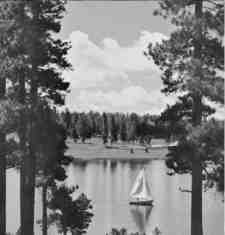
#> input picture natural_scene.png, 225 x 235 px, found by its file name
$ python kirsh_sobel.py
#> lines starting #> are read from the running program, lines starting #| are printed output that depends on the picture; after the words box and inside, x2 and y2 are one past the last pixel; in counts of white or black regions, pixels touching at a corner belong together
#> further down, image is the input picture: shape (235, 225); min 0, max 254, mean 125.3
import cv2
import numpy as np
import matplotlib.pyplot as plt

def kirsch_filter(image, threshold):
#> called with threshold = 0.2
    x,y = image.shape
#> x = 235; y = 225
    list=[]
    kirsch = np.zeros((x,y))
    for i in range(2,x-1):
        for j in range(2,y-1):
            d1 = np.square((-3) * image[i - 1, j - 1] - 3 * image[i - 1, j] + 5 * image[i - 1, j + 1] -
                  3 * image[i, j - 1] + 5 * image[i, j + 1] - 3 * image[i + 1, j - 1] -
                  3 * image[i + 1, j] + 5 * image[i + 1, j + 1])
            d2 = np.square((-3) * image[i - 1, j - 1] + 5 * image[i - 1, j] + 5 * image[i - 1, j + 1] -
                  3 * image[i, j - 1] + 5 * image[i, j + 1] - 3 * image[i + 1, j - 1] -
                  3 * image[i + 1, j] - 3 * image[i + 1, j + 1])
            d3 = np.square(5 * image[i - 1, j - 1] + 5 * image[i - 1, j] + 5 * image[i - 1, j + 1] -
                  3 * image[i, j - 1] - 3 * image[i, j + 1] - 3 * image[i + 1, j - 1] -
                  3 * image[i + 1, j] - 3 * image[i + 1, j + 1])
            d4 = np.square(5 * image[i - 1, j - 1] + 5 * image[i - 1, j] - 3 * image[i - 1, j + 1] +
                  5 * image[i, j - 1] - 3 * image[i, j + 1] - 3 * image[i + 1, j - 1] -
                  3 * image[i + 1, j] - 3 * image[i + 1, j + 1])
            d5 = np.square(5 * image[i - 1, j - 1] - 3 * image[i - 1, j] - 3 * image[i - 1, j + 1] +
                  5 * image[i, j - 1] - 3 * image[i, j + 1] + 5 * image[i + 1, j - 1] -
                  3 * image[i + 1, j] - 3 * image[i + 1, j + 1])
            d6 = np.square((-3) * image[i - 1, j - 1] - 3 * image[i - 1, j] - 3 * image[i - 1, j + 1] +
                  5 * image[i, j - 1] - 3 * image[i, j + 1] + 5 * image[i + 1, j - 1] +
                  5 * image[i + 1, j] - 3 * image[i + 1, j + 1])
            d7 = np.square((-3) * image[i - 1, j - 1] - 3 * image[i - 1, j] - 3 * image[i - 1, j + 1] -
                  3 * image[i, j - 1] - 3 * image[i, j + 1] + 5 * image[i + 1, j - 1] +
                  5 * image[i + 1, j] + 5 * image[i + 1, j + 1])
            d8 = np.square((-3) * image[i - 1, j - 1] - 3 * image[i - 1, j] - 3 * image[i - 1, j + 1] -
                  3 * image[i, j - 1] + 5 * image[i, j + 1] - 3 * image[i + 1, j - 1] +
                  5 * image[i + 1, j] + 5 * image[i + 1, j + 1])

            list=[d1, d2, d3, d4, d5, d6, d7, d8]
            kirsch[i,j]= int(np.sqrt(max(list)))
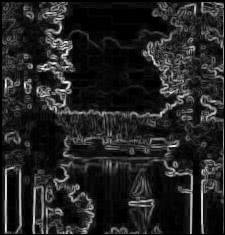
#> kirsch: shape (235, 225) float64; min 0, max 2249, mean 310; drawn with min black and max white

    for i in range(x):
        for j in range(y):
            if kirsch[i,j]>255*threshold:
                kirsch[i,j]=255
            else:
                kirsch[i,j]=0
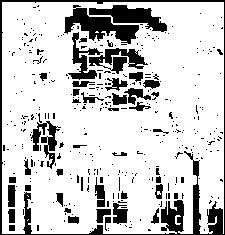
#> kirsch: shape (235, 225) float64; 79.5% white; 375 black regions (328 under 20 px), largest, box (x1, y1, x2, y2) and area: (0, 0, 225, 235) 3037, (64, 5, 139, 44) 1225, (89, 5, 167, 32) 952
    return kirsch


def sobel_filter(image, threshold):
    #define horizontal and Vertical sobel kernels
#> called with threshold = 0.4
    Gx = np.array([[-1, 0, 1],[-2, 0, 2],[-1, 0, 1]])
    Gy = np.array([[-1, -2, -1],[0, 0, 0],[1, 2, 1]])

    x,y  = image.shape
#> x = 235; y = 225
    sobel = np.zeros(shape=(x,y))

    for i in range(x - 2):
        for j in range(y - 2):
            gx = np.sum(np.multiply(Gx, image[i:i + 3, j:j + 3]))
            gy = np.sum(np.multiply(Gy, image[i:i + 3, j:j + 3]))
            sobel[i + 1, j + 1] = np.sqrt(gx ** 2 + gy ** 2)
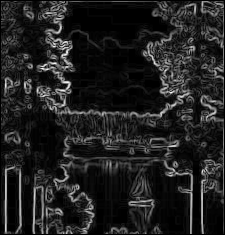
#> sobel: shape (235, 225) float64; min 0, max 742.8, mean 95.8; drawn with min black and max white

    for i in range(x):
        for j in range(y):
            if sobel[i,j]>255*threshold:
                sobel[i,j]=255
            else:
                sobel[i,j]=0
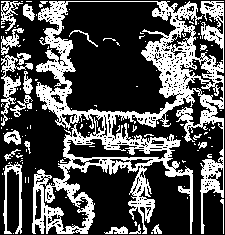
#> sobel: shape (235, 225) float64; 31.8% white; 145 white regions (124 under 20 px), largest, box (x1, y1, x2, y2) and area: (32, 1, 224, 234) 13742, (1, 55, 33, 126) 568, (3, 162, 22, 234) 462

    return sobel

if __name__ == "__main__":

    image_path = "/Users/marynavek/Projects/ImageProcessing/natural_scene.png"

    image = cv2.imread(image_path, 0)
    plt.imshow(image, cmap='gray')
    plt.show()

    transform = kirsch_filter(image, 0.2)
    plt.imshow(transform, cmap='gray')
    plt.show()

    transform = sobel_filter(image, 0.4)
    plt.imshow(transform, cmap='gray')
    plt.show()

    transform = kirsch_filter(image, 0.5)
#> call 2 of kirsch_filter, with threshold = 0.5
#> after the loop in kirsch_filter (call 2), `for i in range(x):`:
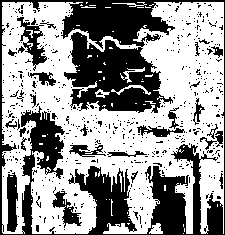
#> kirsch: shape (235, 225) float64; 58.9% white; 536 black regions (506 under 20 px), largest, box (x1, y1, x2, y2) and area: (0, 0, 225, 235) 17175, (17, 17, 47, 71) 553, (7, 172, 18, 232) 525
    plt.imshow(transform, cmap='gray')
    plt.show()

    transform = sobel_filter(image, 0.8)
#> call 2 of sobel_filter, with threshold = 0.8
#> after the loop in sobel_filter (call 2), `for i in range(x):`:
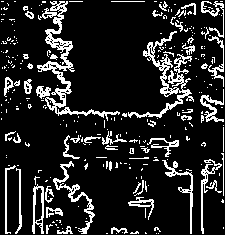
#> sobel: shape (235, 225) float64; 14.8% white in thin lines or dots
    plt.imshow(transform, cmap='gray')
    plt.show()

    transform = kirsch_filter(image, 0.8)
#> call 3 of kirsch_filter, with threshold = 0.8
#> after the loop in kirsch_filter (call 3), `for i in range(x):`:
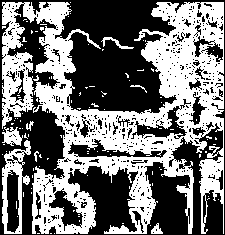
#> kirsch: shape (235, 225) float64; 45.7% white; 123 white regions (115 under 20 px), largest, box (x1, y1, x2, y2) and area: (2, 2, 224, 234) 22262, (2, 140, 31, 234) 1011, (2, 127, 23, 146) 240
    plt.imshow(transform, cmap='gray')
    plt.show()
